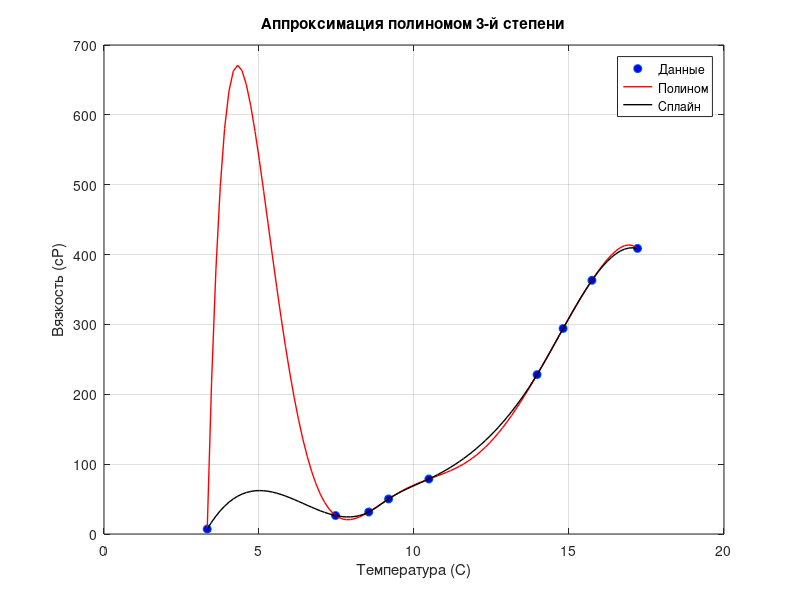

The MATLAB script that drew this image:
clear;
clc;

% Вариант 73

x = [3.33;	7.47;	8.54;	9.18;	10.48;	13.97;	14.81;	15.74;	17.21];

y = [7.057;	26.442;	31.459;	50.167;	78.736;	228.149; 294.174; 363.138; 408.751];

% Степень полинома
n = 8;

W = vander(x);
% W = W(:, end-n:end);

coefficients = W \ y;

fprintf("Полином: P(x) = %.f6", coefficients(n+1))
for k = n:-1:1
    fprintf(' + %.6f x^%d', coefficients(k), n-k+1);
end
fprintf('\n');

x_lin = linspace(min(x), max(x), 100);
y_pol = polyval(coefficients, x_lin);
y_spline = spline(x, y, x_lin);

figure;
plot(x, y, 'o', 'MarkerFaceColor', 'b');
hold on;
plot(x_lin, y_pol, 'r-', 'LineWidth', 1);
plot(x_lin, y_spline, 'k-', 'LineWidth', 1);
xlabel('Температура (C)');
ylabel('Вязкость (сP)');
title('Аппроксимация полиномом 3-й степени');
grid on;
legend('Данные', 'Полином', "Сплайн", 'Location', 'Best');

fprintf("Таблица конечных разностей\n");

n = length(y);

diff_table = zeros(n, n);
diff_table(:, 1) = y(:);

for j = 2:n
    for i = 1:n - j + 1
        diff_table(i, j) = diff_table(i + 1, j - 1) - diff_table(i, j - 1);
    end
end

disp(diff_table);
